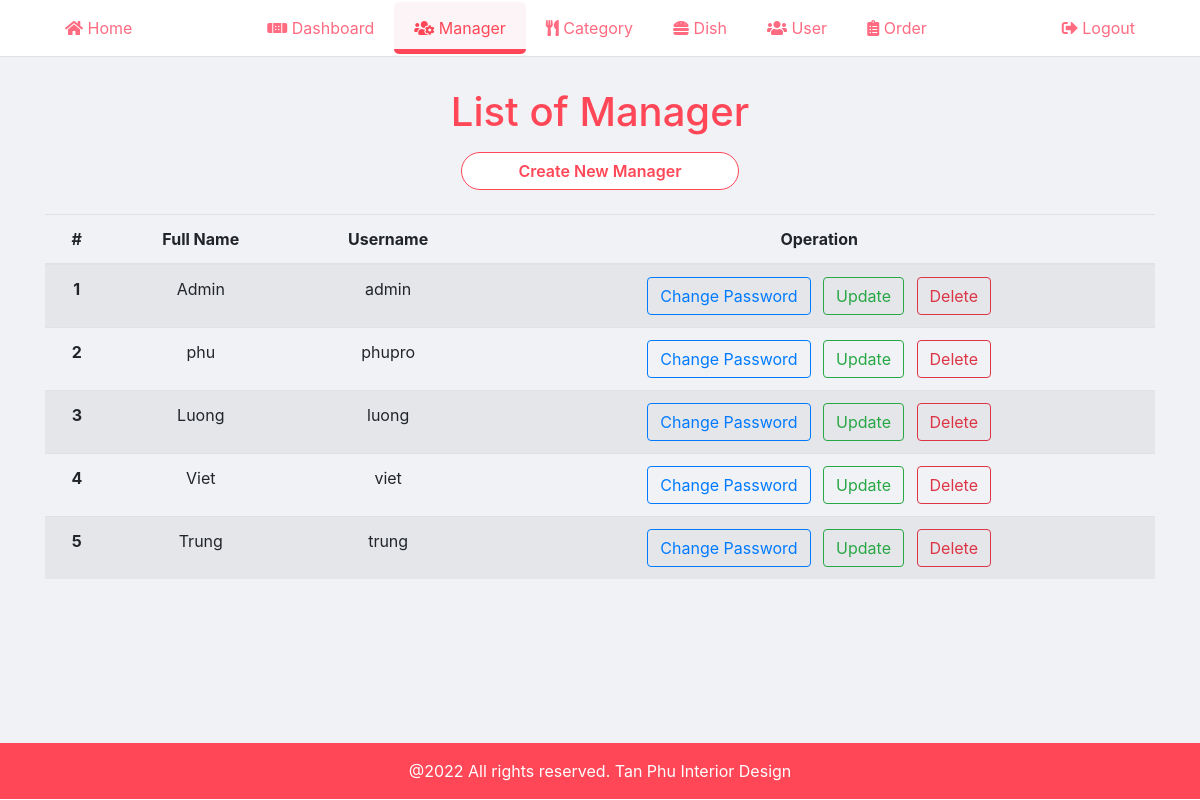
Page /manager_page/manager/manager.php (signed in) on the committed database.
### tables this page shows
CREATE TABLE `manager` (
  `id` int(10) UNSIGNED NOT NULL,
  `full_name` varchar(100) NOT NULL,
  `username` varchar(100) NOT NULL,
  `password` varchar(255) NOT NULL
);

### manager_page/manager/manager.php (the view, shortened to what this page needs)
<?php
    include('../partials/header.php');
?>
    <div class="content">
        <div class="py-3 container">
            <h1 class="text-center primary-color mt-3">List of Manager</h1>
            <div class="text-center">
                <a href="add_manager.php" class="btn__mobile btn btn__login w-25 mb-2 mt-2">Create New Manager</a>
            </div>
            <table class="table table-striped mt-3 mobile__none">
                <thead>
                    <tr>
                        <th scope="col" class="text-center">#</th>
                        <th scope="col" class="text-center">Full Name</th>
                        <th scope="col" class="text-center">Username</th>
                        <th scope="col" class="text-center">Operation</th>
                    </tr>
                </thead>
                <tbody>
                    <?php
                        $sql = "SELECT * FROM manager";
                        $res = mysqli_query($connection, $sql);
                        $n = 1;
                        if ($res == TRUE) {
                            $count = mysqli_num_rows($res);
                            if ($count > 0) {
                                while ($rows = mysqli_fetch_assoc($res)) {
                                    $id = $rows['id'];
                                    $full_name = $rows['full_name'];
                                    $username = $rows['username'];
                                    ?>
                                        <tr>
                                            <th scope="row" class="text-center"><?php echo $n++; ?></th>
                                            <td class="text-center"><?php echo $full_name; ?></td>
                                            <td class="text-center"><?php echo $username; ?></td>
                                            <td class="text-center">
                                                <a href="<?php echo SITEURL; ?>manager_page/manager/change_password.php?id=<?php echo $id; ?>" class="btn btn-outline-primary">Change Password</a>
                                                <a href="<?php echo SITEURL; ?>manager_page/manager/update_manager.php?id=<?php echo $id; ?>" class="responsive__operation btn btn-outline-success mx-2">Update</a>
                                                <a href="<?php echo SITEURL; ?>manager_page/manager/delete_manager.php?id=<?php echo $id; ?>" class="responsive__operation btn btn-outline-danger">Delete</a>
                                            </td>
                                        </tr>
                                    <?php
                                }
                            } else {
                                ?>
                                    <tr>
                                        <td colspan="4"><div class="text-danger">No Manager</div></td>
                                    </tr>
                                <?php
                            }
                        }
                    ?>
                </tbody>
            </table>
        </div>
    </div>
<?php
    include('../partials/footer.php');
?>

### css/manager.css (style rules this page uses)
.primary-color { color: #ff4757; }
.content { margin-top: 56px; background-color: #f1f2f6; min-height: calc(100vh - 113px); }
.btn__login { transition: all 0.5s ease; width: 100%; border-radius: 30px; color: #ff4757; font-weight: 600; background-color: white; border: 1px solid #ff4757; }

### rows in the picture
manager: full_name "Admin", username "admin"
manager: full_name "phu", username "phupro"
manager: full_name "Luong", username "luong"
manager: full_name "Viet", username "viet"
manager: full_name "Trung", username "trung"
